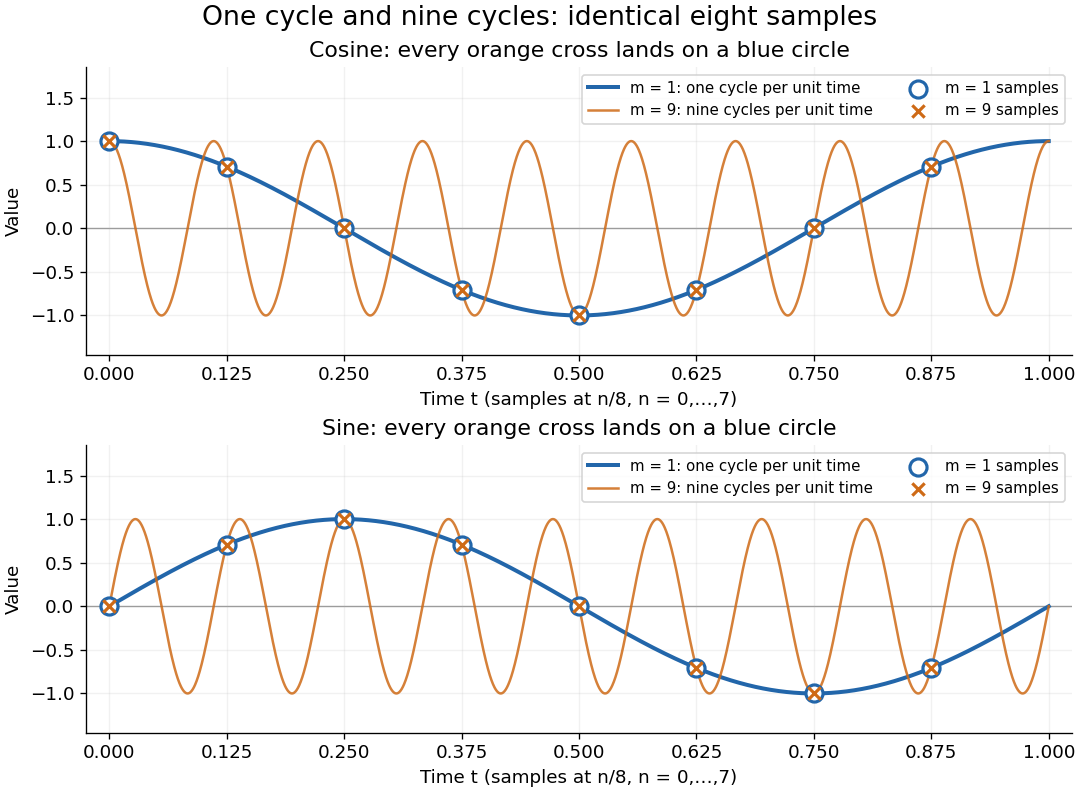

The script that saved this image:
"""Plot m=1 and m=9 aliases; write discrete-sampling-frequency-aliasing.png to cwd.

Uses only the root pyproject.toml dependencies. Tested with Python 3.14.4,
NumPy 2.3.5 and Matplotlib 3.10.7.
"""

from pathlib import Path

import matplotlib

matplotlib.use("Agg")
import matplotlib.pyplot as plt
import numpy as np


def main():
    plt.rcParams.update({"font.size": 11, "figure.facecolor": "white",
                         "axes.facecolor": "white", "axes.spines.top": False,
                         "axes.spines.right": False})
    time = np.linspace(0, 1, 2401)
    sample_time = np.arange(8) / 8
    blue, orange = "#2266aa", "#ce6a16"
    fig, axes = plt.subplots(2, 1, figsize=(9, 6.6), layout="constrained")
    fig.suptitle("One cycle and nine cycles: identical eight samples", fontsize=16)
    for ax, trig, name in zip(axes, (np.cos, np.sin), ("Cosine", "Sine")):
        slow = trig(2 * np.pi * sample_time)
        fast = trig(18 * np.pi * sample_time)
        np.testing.assert_allclose(slow, fast, atol=1e-14)
        ax.plot(time, trig(2 * np.pi * time), color=blue, lw=2.4,
                label="m = 1: one cycle per unit time")
        ax.plot(time, trig(18 * np.pi * time), color=orange, lw=1.5, alpha=0.85,
                label="m = 9: nine cycles per unit time")
        ax.scatter(sample_time, slow, facecolors="white", edgecolors=blue,
                   s=105, linewidths=1.9, zorder=4, label="m = 1 samples")
        ax.scatter(sample_time, fast, color=orange, marker="x", s=55,
                   linewidths=1.9, zorder=5, label="m = 9 samples")
        ax.axhline(0, color="#999999", lw=0.8, zorder=0)
        ax.set(title=f"{name}: every orange cross lands on a blue circle",
               xlim=(-0.025, 1.025), ylim=(-1.45, 1.85),
               xlabel="Time t (samples at n/8, n = 0,…,7)", ylabel="Value",
               xticks=np.arange(9) / 8)
        ax.grid(alpha=0.17)
        ax.legend(loc="upper right", ncol=2, fontsize=9)
    fig.savefig(Path("discrete-sampling-frequency-aliasing.png"), dpi=120,
                facecolor="white", transparent=False)
    plt.close(fig)


if __name__ == "__main__":
    main()
